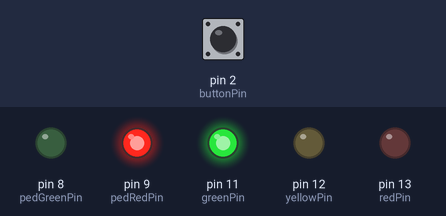
Simulated run of this sketch. Board: Arduino Uno, built with avr-gcc and run on an emulated ATmega328P. Shown: output pins drawn as LEDs (lit = HIGH). Inputs (shaded band) come from the test bench; at power-on: pin 2 (buttonPin) LOW.

Above: at 1.2 s.
1.3 s: pin 2 (buttonPin) pulled HIGH for 0.15 s
At 4.1 s:
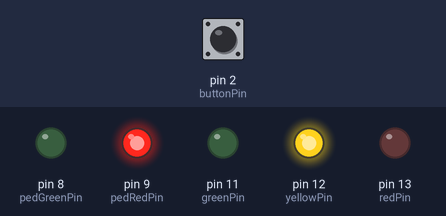
At 7.5 s:
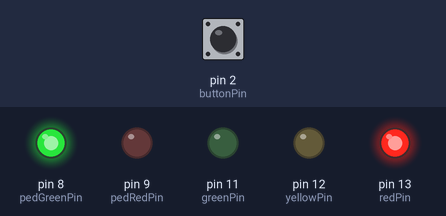
Timing chart, 0 to 15.6 s (numbered marks = the images above; inputs shaded):
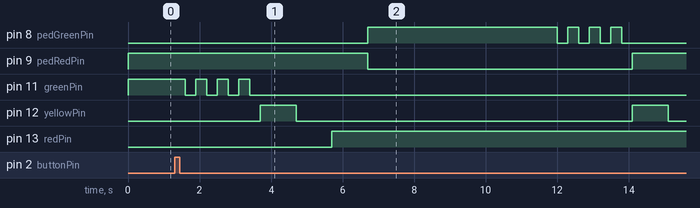

The sketch:

pedestrian_crossing_traffic_lights_with_button1.ino
```cpp
// Timea Bezdan

int buttonState = 0;

int buttonPin = 2;

int redPin = 13;
int yellowPin = 12;
int greenPin = 11;

int pedRedPin = 9;
int pedGreenPin = 8;

int crossTime = 5000;

void setup()
{
  pinMode(2, INPUT);

  pinMode(redPin, OUTPUT);
  pinMode(yellowPin, OUTPUT);
  pinMode(greenPin, OUTPUT);

  pinMode(pedRedPin, OUTPUT);
  pinMode(pedGreenPin, OUTPUT);

  digitalWrite(greenPin, HIGH);
  digitalWrite(pedRedPin, HIGH);
}

void loop() {
  buttonState = digitalRead(buttonPin);
  if (buttonState == HIGH){
    change();
    delay(10000);
  }
}

void change() {
  for (int i = 0; i < 4; i++) {
    digitalWrite(greenPin, HIGH);
    delay(300);
    digitalWrite(greenPin, LOW);
    delay(300);
  }
  digitalWrite(yellowPin, HIGH);
  delay(1000);
  digitalWrite(yellowPin, LOW);
  delay(1000);
  digitalWrite(redPin, HIGH);
  delay(1000);
  digitalWrite(pedRedPin, LOW);
  digitalWrite(pedGreenPin, HIGH);
  delay(crossTime);
    for (int i = 0; i < 4; i++) {
    digitalWrite(pedGreenPin, HIGH);
    delay(300);
    digitalWrite(pedGreenPin, LOW);
    delay(300);
  }
  digitalWrite(pedRedPin, HIGH);
  digitalWrite(yellowPin, HIGH);
  delay(1000);
  digitalWrite(yellowPin, LOW);
  delay(1000);
  digitalWrite(greenPin, HIGH);
  digitalWrite(redPin, LOW);
  delay(1000);
}
```

Measured:
- after the input at 1.3 s, pin 8 (pedGreenPin): LOW → HIGH after 5.4 s, then repeats every 0.60 s: LOW 0.30 s, HIGH 0.30 s, until it stays LOW from 13.8 s; pin 9 (pedRedPin): HIGH → LOW after 5.4 s, → HIGH 7.4 s later
